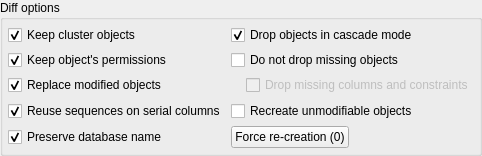
                <widget class="QGroupBox" name="diff_opts_gb">
                 <property name="sizePolicy">
                  <sizepolicy hsizetype="Preferred" vsizetype="Fixed">
                   <horstretch>0</horstretch>
                   <verstretch>0</verstretch>
                  </sizepolicy>
                 </property>
                 <property name="title">
                  <string>Diff options</string>
                 </property>
                 <layout class="QGridLayout" name="gridLayout_2">
                  <property name="leftMargin">
                   <number>5</number>
                  </property>
                  <property name="topMargin">
                   <number>5</number>
                  </property>
                  <property name="rightMargin">
                   <number>5</number>
                  </property>
                  <property name="bottomMargin">
                   <number>5</number>
                  </property>
                  <property name="spacing">
                   <number>5</number>
                  </property>
                  <item row="1" column="0">
                   <widget class="QCheckBox" name="keep_obj_perms_chk">
                    <property name="toolTip">
                     <string>&lt;p&gt;Permissions already set on database objects will be kept. The ones configured on the model will be applied to the database.&lt;/p&gt;</string>
                    </property>
                    <property name="statusTip">
                     <string/>
                    </property>
                    <property name="text">
                     <string>Keep object's permissions</string>
                    </property>
                    <property name="checked">
                     <bool>true</bool>
                    </property>
                   </widget>
                  </item>
                  <item row="0" column="0">
                   <widget class="QCheckBox" name="keep_cluster_objs_chk">
                    <property name="toolTip">
                     <string>&lt;p&gt;Database cluster level objects like roles and tablespaces will not be dropped.&lt;/p&gt;</string>
                    </property>
                    <property name="statusTip">
                     <string/>
                    </property>
                    <property name="text">
                     <string>Keep cluster objects</string>
                    </property>
                    <property name="checked">
                     <bool>true</bool>
                    </property>
                   </widget>
                  </item>
                  <item row="2" column="0">
                   <widget class="QCheckBox" name="replace_modified_chk">
                    <property name="enabled">
                     <bool>true</bool>
                    </property>
                    <property name="sizePolicy">
                     <sizepolicy hsizetype="Expanding" vsizetype="Fixed">
                      <horstretch>0</horstretch>
                      <verstretch>0</verstretch>
                     </sizepolicy>
                    </property>
                    <property name="toolTip">
                     <string>&lt;p&gt;If an object being flagged as changed supports the &lt;strong&gt;CREATE OR REPLACE&lt;/strong&gt; syntax, pgModeler generates the proper command to replace the object instead of dropping and recreating it. &lt;br/&gt;&lt;br/&gt;Currently, this is applied to aggregates, functions, languages, procedures, rules, transforms, triggers, and views.&lt;br/&gt;&lt;br/&gt;&lt;strong&gt;NOTE:&lt;/strong&gt; this option takes precedence of the &lt;strong&gt;Recreate unmodifiable objects&lt;/strong&gt; when the object type is one of the above list.&lt;/p&gt;</string>
                    </property>
                    <property name="statusTip">
                     <string/>
                    </property>
                    <property name="text">
                     <string>Replace modified objects</string>
                    </property>
                    <property name="checked">
                     <bool>true</bool>
                    </property>
                   </widget>
                  </item>
                  <item row="3" column="0">
                   <widget class="QCheckBox" name="reuse_sequences_chk">
                    <property name="sizePolicy">
                     <sizepolicy hsizetype="Expanding" vsizetype="Fixed">
                      <horstretch>0</horstretch>
                      <verstretch>0</verstretch>
                     </sizepolicy>
                    </property>
                    <property name="toolTip">
                     <string>&lt;p&gt;Serial columns are converted to integer and having the default value changed  to &lt;strong&gt;nextval(sequence)&lt;/strong&gt; function call. By default, a new sequence is created for each serial column but checking this option sequences matching the name on column's default value will be reused and will not be dropped.&lt;/p&gt;</string>
                    </property>
                    <property name="statusTip">
                     <string/>
                    </property>
                    <property name="text">
                     <string>Reuse sequences on serial columns</string>
                    </property>
                    <property name="checked">
                     <bool>true</bool>
                    </property>
                   </widget>
                  </item>
                  <item row="4" column="0">
                   <widget class="QCheckBox" name="preserve_db_name_chk">
                    <property name="toolTip">
                     <string>&lt;p&gt;No command to rename the destination database will be generated even the model's name differ from database name.&lt;/p&gt;</string>
                    </property>
                    <property name="statusTip">
                     <string/>
                    </property>
                    <property name="text">
                     <string>Preserve database name</string>
                    </property>
                    <property name="checked">
                     <bool>true</bool>
                    </property>
                   </widget>
                  </item>
                  <item row="0" column="1">
                   <widget class="QCheckBox" name="cascade_mode_chk">
                    <property name="enabled">
                     <bool>true</bool>
                    </property>
                    <property name="toolTip">
                     <string>&lt;html&gt;&lt;head/&gt;&lt;body&gt;&lt;p&gt;The objects that depends on an object to be dropped will be dropped too. &lt;span style=&quot; font-weight:600;&quot;&gt;NOTE:&lt;/span&gt; this option can affect more objects than listed in the output or diff preview.&lt;/p&gt;&lt;/body&gt;&lt;/html&gt;</string>
                    </property>
                    <property name="statusTip">
                     <string/>
                    </property>
                    <property name="text">
                     <string>Drop objects in cascade mode</string>
                    </property>
                    <property name="checked">
                     <bool>true</bool>
                    </property>
                   </widget>
                  </item>
                  <item row="1" column="1">
                   <widget class="QCheckBox" name="dont_drop_missing_objs_chk">
                    <property name="toolTip">
                     <string>&lt;p&gt;Avoid the generation of DROP commands for objects that exists in database but not in the model. This is useful when performing partial diff operations.&lt;/p&gt;</string>
                    </property>
                    <property name="statusTip">
                     <string/>
                    </property>
                    <property name="text">
                     <string>Do not drop missing objects</string>
                    </property>
                    <property name="checked">
                     <bool>false</bool>
                    </property>
                   </widget>
                  </item>
                  <item row="2" column="1">
                   <layout class="QGridLayout" name="gridLayout_12">
                    <property name="sizeConstraint">
                     <enum>QLayout::SizeConstraint::SetDefaultConstraint</enum>
                    </property>
                    <property name="spacing">
                     <number>5</number>
                    </property>
                    <item row="1" column="0">
                     <spacer name="horizontalSpacer_8">
                      <property name="orientation">
                       <enum>Qt::Orientation::Horizontal</enum>
                      </property>
                      <property name="sizeType">
                       <enum>QSizePolicy::Policy::Fixed</enum>
                      </property>
                      <property name="sizeHint" stdset="0">
                       <size>
                        <width>15</width>
                        <height>21</height>
                       </size>
                      </property>
                     </spacer>
                    </item>
                    <item row="1" column="1">
                     <widget class="QCheckBox" name="drop_missing_cols_constr_chk">
                      <property name="enabled">
                       <bool>false</bool>
                      </property>
                      <property name="sizePolicy">
                       <sizepolicy hsizetype="Expanding" vsizetype="Fixed">
                        <horstretch>0</horstretch>
                        <verstretch>0</verstretch>
                       </sizepolicy>
                      </property>
                      <property name="toolTip">
                       <string>&lt;p&gt;Force the generation of DROP commands for columns and constraints that exist in the destination database but not in the input model or database. This is useful when performing partial diff operations.&lt;/p&gt;</string>
                      </property>
                      <property name="statusTip">
                       <string/>
                      </property>
                      <property name="text">
                       <string>Drop missing columns and constraints</string>
                      </property>
                      <property name="checked">
                       <bool>false</bool>
                      </property>
                     </widget>
                    </item>
                   </layout>
                  </item>
                  <item row="3" column="1">
                   <widget class="QCheckBox" name="recreate_unmod_chk">
                    <property name="enabled">
                     <bool>true</bool>
                    </property>
                    <property name="sizePolicy">
                     <sizepolicy hsizetype="Expanding" vsizetype="Fixed">
                      <horstretch>0</horstretch>
                      <verstretch>0</verstretch>
                     </sizepolicy>
                    </property>
                    <property name="toolTip">
                     <string>&lt;p&gt;Recreates using a combination of &lt;strong&gt;DROP&lt;/strong&gt; and &lt;strong&gt;CREATE&lt;/strong&gt; commands only those objects that cannot be changed through &lt;strong&gt;ALTER&lt;/strong&gt; commands according to pgModeler implementation not the PostgreSQL one. &lt;br/&gt;&lt;br/&gt;Currently, these objects are: aggregates, casts, constraints, collations, conversions, languages, operators, operator classess, operator families, rules, transforms, triggers, and views.&lt;br/&gt;&lt;br/&gt;&lt;strong&gt;NOTE:&lt;/strong&gt; this option is ignored for aggregates, functions, languages, procedures, rules, transforms, triggers, and views when the option &lt;strong&gt;Replace modified objects&lt;/strong&gt; is checked.&lt;/p&gt;</string>
                    </property>
                    <property name="statusTip">
                     <string/>
                    </property>
                    <property name="text">
                     <string>Recreate unmodifiable objects</string>
                    </property>
                    <property name="checked">
                     <bool>false</bool>
                    </property>
                   </widget>
                  </item>
                  <item row="4" column="1">
                   <layout class="QHBoxLayout" name="horizontalLayout">
                    <property name="bottomMargin">
                     <number>0</number>
                    </property>
                    <item>
                     <widget class="QPushButton" name="forced_objs_types_btn">
                      <property name="enabled">
                       <bool>true</bool>
                      </property>
                      <property name="sizePolicy">
                       <sizepolicy hsizetype="Preferred" vsizetype="Preferred">
                        <horstretch>0</horstretch>
                        <verstretch>0</verstretch>
                       </sizepolicy>
                      </property>
                      <property name="minimumSize">
                       <size>
                        <width>0</width>
                        <height>0</height>
                       </size>
                      </property>
                      <property name="toolTip">
                       <string>&lt;p&gt;Instead of using an ALTER command to modify the selected object kinds, a DROP and CREATE will be used for a full modification. This option does not affect the database object itself.&lt;/p&gt;</string>
                      </property>
                      <property name="text">
                       <string>Force re-creation (0)</string>
                      </property>
                      <property name="icon">
                       <iconset resource="../../res/resources.qrc">
                        <normaloff>:/icons/icons/filter.png</normaloff>:/icons/icons/filter.png</iconset>
                      </property>
                      <property name="iconSize">
                       <size>
                        <width>25</width>
                        <height>25</height>
                       </size>
                      </property>
                      <property name="checkable">
                       <bool>true</bool>
                      </property>
                      <property name="checked">
                       <bool>false</bool>
                      </property>
                     </widget>
                    </item>
                    <item>
                     <spacer name="horizontalSpacer_2">
                      <property name="orientation">
                       <enum>Qt::Orientation::Horizontal</enum>
                      </property>
                      <property name="sizeHint" stdset="0">
                       <size>
                        <width>40</width>
                        <height>20</height>
                       </size>
                      </property>
                     </spacer>
                    </item>
                   </layout>
                  </item>
                 </layout>
                </widget>
